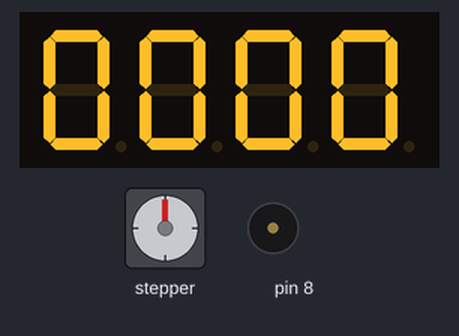
This sketch was run on a simulated Arduino Uno, built with avr-gcc and run on an emulated ATmega328P. Parts: stepper motor, 4-digit seven-segment display, buzzer (waves = sounding). Stepper angles assume 2038 steps per turn; what the sketch prints to the serial monitor is not drawn.

Above: at 9.4 s.
Timing chart, 0 to 13.5 s (numbered marks = the images above):
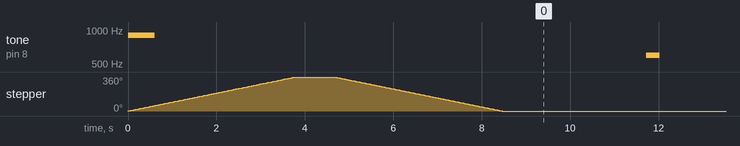

The sketch:

NO6.ino
```cpp
#include "TM1637.h"

const int CLK = 17;
const int DIO = 16;

TM1637 sevenSegment(CLK, DIO);

#include <Stepper.h>

#define STEPS_PER_360_DEGREE 2038

Stepper stepper(STEPS_PER_360_DEGREE, 8, 10, 9, 11);

void setup(){

  tone(8, 900,600);
  Serial.begin(9600);
  Serial.println( "Hello MDT" );

  stepper.setSpeed(16);
  Serial.println("Step CW 360  Degrees");
  stepper.step(STEPS_PER_360_DEGREE);
  delay(900);

  stepper.setSpeed(16);
  Serial.println("Step CCW 360  Degrees");
  stepper.step(-STEPS_PER_360_DEGREE);
  delay(800);
  sevenSegment.init();
  sevenSegment.set(7);

  sevenSegment.displayStr("0000");
  delay(800);

  sevenSegment.displayStr("");
  delay(800);

  delay(800);
  tone(8, 600, 300);
}
void loop(){

}
```

Measured:
- by itself, tone on pin 8: silent → 900 Hz at 0.00 s, → silent 0.60 s later, → 600 Hz 11.1 s later, → silent 0.30 s later
